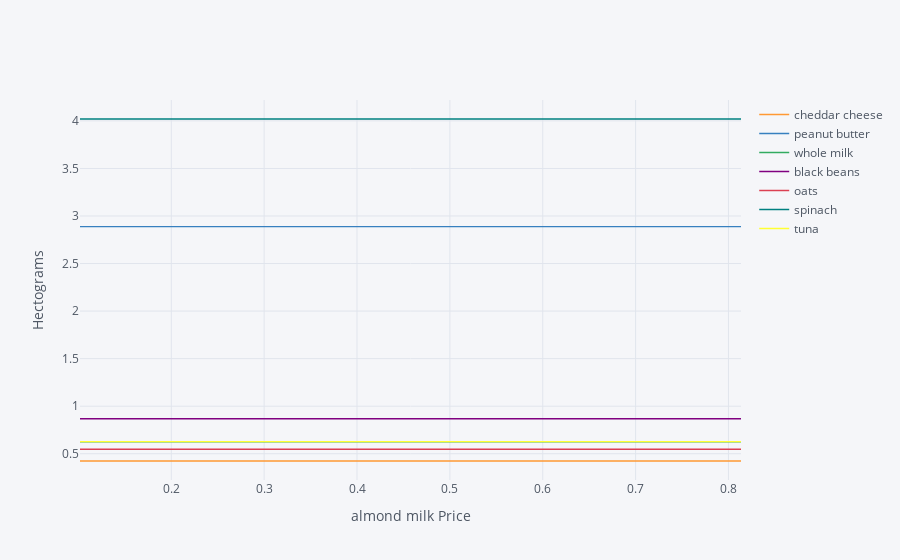

The notebook cell saved with this chart:
### Markdown cell above
Re-do our analysis of changing prices, but with a constraint that
  total weight of diet must be less that 12 hectograms (1.2 kg).

### Code cell
cf.go_offline()

# Specify reference good
ReferenceGood = 'almond milk'

scale = [0.5,0.75,0.9,1.,1.1,1.2,1.3,1.4,1.5,2,4]

cost0 = solve_subsistence_problem(FoodNutrients,Prices,
                                  diet_min[group],diet_max[group],max_weight=10,tol=tol).fun

my_p = Prices.copy()

diet = {}
for s in scale:

    my_p[ReferenceGood] = Prices[ReferenceGood]*s
    result = solve_subsistence_problem(FoodNutrients,my_p,
                                       diet_min[group],diet_max[group],max_weight=10,tol=tol)
    diet[my_p[ReferenceGood]] = result.diet

Diet_response = pd.DataFrame(diet).T
Diet_response.index.name = '%s Price' % ReferenceGood

Diet_response.reset_index(inplace=True)

# Get rid of units for index (cufflinks chokes)
Diet_response['%s Price' % ReferenceGood] = Diet_response['%s Price' % ReferenceGood].apply(lambda x: x.magnitude)

Diet_response = Diet_response.set_index('%s Price' % ReferenceGood)

# Just look at goods consumed in quantities greater than error tolerance
Diet_response.loc[:,(Diet_response>tol).sum()>0].iplot(xTitle='%s Price' % ReferenceGood,yTitle='Hectograms')

### Figure 1 — Plotly figure (JSON) as saved in the notebook; plotly's stock layout.template omitted (floating-point values rounded to 4 significant figures)
{"data": [{"line": {"color": "rgba(255, 153, 51, 1.0)", "dash": "solid", "shape": "linear", "width": 1.3}, "mode": "lines", "name": "cheddar cheese", "text": "", "type": "scatter", "x": [0.1017, 0.1525, 0.183, 0.2034, 0.2237, 0.2441, 0.2644, 0.2847, 0.3051, 0.4068, 0.8135], "y": [0.4236, 0.4236, 0.4236, 0.4236, 0.4236, 0.4236, 0.4236, 0.4236, 0.4236, 0.4236, 0.4236]}, {"line": {"color": "rgba(55, 128, 191, 1.0)", "dash": "solid", "shape": "linear", "width": 1.3}, "mode": "lines", "name": "peanut butter", "text": "", "type": "scatter", "x": [0.1017, 0.1525, 0.183, 0.2034, 0.2237, 0.2441, 0.2644, 0.2847, 0.3051, 0.4068, 0.8135], "y": [2.888, 2.888, 2.888, 2.888, 2.888, 2.888, 2.888, 2.888, 2.888, 2.888, 2.888]}, {"line": {"color": "rgba(50, 171, 96, 1.0)", "dash": "solid", "shape": "linear", "width": 1.3}, "mode": "lines", "name": "whole milk", "text": "", "type": "scatter", "x": [0.1017, 0.1525, 0.183, 0.2034, 0.2237, 0.2441, 0.2644, 0.2847, 0.3051, 0.4068, 0.8135], "y": [0.6262, 0.6262, 0.6262, 0.6262, 0.6262, 0.6262, 0.6262, 0.6262, 0.6262, 0.6262, 0.6262]}, {"line": {"color": "rgba(128, 0, 128, 1.0)", "dash": "solid", "shape": "linear", "width": 1.3}, "mode": "lines", "name": "black beans", "text": "", "type": "scatter", "x": [0.1017, 0.1525, 0.183, 0.2034, 0.2237, 0.2441, 0.2644, 0.2847, 0.3051, 0.4068, 0.8135], "y": [0.8677, 0.8677, 0.8677, 0.8677, 0.8677, 0.8677, 0.8677, 0.8677, 0.8677, 0.8677, 0.8677]}, {"line": {"color": "rgba(219, 64, 82, 1.0)", "dash": "solid", "shape": "linear", "width": 1.3}, "mode": "lines", "name": "oats", "text": "", "type": "scatter", "x": [0.1017, 0.1525, 0.183, 0.2034, 0.2237, 0.2441, 0.2644, 0.2847, 0.3051, 0.4068, 0.8135], "y": [0.5471, 0.5471, 0.5471, 0.5471, 0.5471, 0.5471, 0.5471, 0.5471, 0.5471, 0.5471, 0.5471]}, {"line": {"color": "rgba(0, 128, 128, 1.0)", "dash": "solid", "shape": "linear", "width": 1.3}, "mode": "lines", "name": "spinach", "text": "", "type": "scatter", "x": [0.1017, 0.1525, 0.183, 0.2034, 0.2237, 0.2441, 0.2644, 0.2847, 0.3051, 0.4068, 0.8135], "y": [4.02, 4.02, 4.02, 4.02, 4.02, 4.02, 4.02, 4.02, 4.02, 4.02, 4.02]}, {"line": {"color": "rgba(255, 255, 51, 1.0)", "dash": "solid", "shape": "linear", "width": 1.3}, "mode": "lines", "name": "tuna", "text": "", "type": "scatter", "x": [0.1017, 0.1525, 0.183, 0.2034, 0.2237, 0.2441, 0.2644, 0.2847, 0.3051, 0.4068, 0.8135], "y": [0.6275, 0.6275, 0.6275, 0.6275, 0.6275, 0.6275, 0.6275, 0.6275, 0.6275, 0.6275, 0.6275]}], "layout": {"legend": {"bgcolor": "#F5F6F9", "font": {"color": "#4D5663"}}, "paper_bgcolor": "#F5F6F9", "plot_bgcolor": "#F5F6F9", "title": {"font": {"color": "#4D5663"}}, "xaxis": {"gridcolor": "#E1E5ED", "showgrid": true, "tickfont": {"color": "#4D5663"}, "title": {"font": {"color": "#4D5663"}, "text": "almond milk Price"}, "zerolinecolor": "#E1E5ED"}, "yaxis": {"gridcolor": "#E1E5ED", "showgrid": true, "tickfont": {"color": "#4D5663"}, "title": {"font": {"color": "#4D5663"}, "text": "Hectograms"}, "zerolinecolor": "#E1E5ED"}}}
